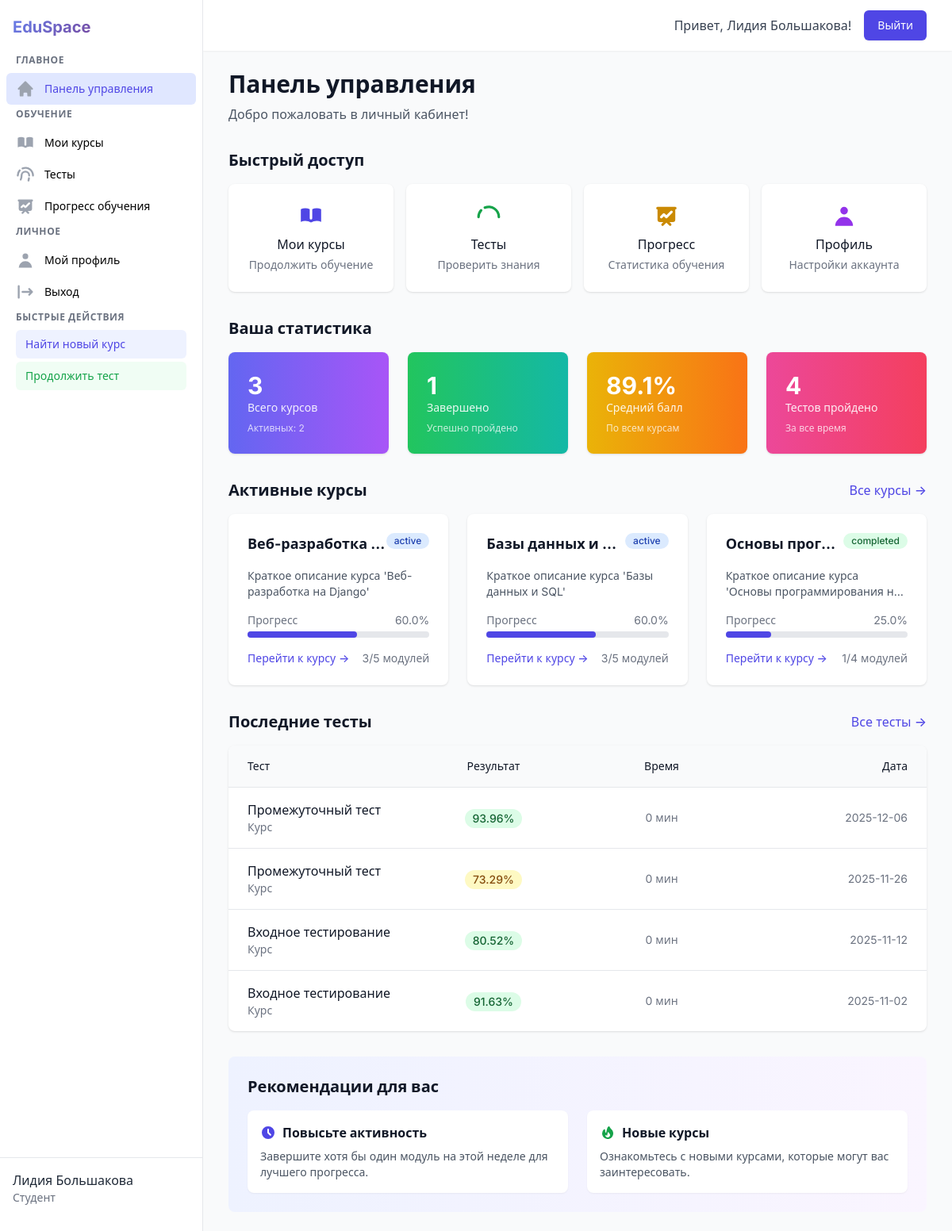
Screenshot of /student/dashboard (signed in) with the database file from the repository.
### tables this page shows
CREATE TABLE courses (
            id TEXT PRIMARY KEY,
            title TEXT NOT NULL,
            short_description TEXT,
            description TEXT,
            author_id TEXT NOT NULL,
            start_date TIMESTAMP,
            end_date TIMESTAMP,
            is_active BOOLEAN DEFAULT 1,
            created_at TIMESTAMP DEFAULT CURRENT_TIMESTAMP,
            FOREIGN KEY (author_id) REFERENCES users(id)
        );

CREATE TABLE progress_courses (
            id TEXT PRIMARY KEY,
            user_id TEXT NOT NULL,
            course_id TEXT NOT NULL,
            enrolled_at TIMESTAMP DEFAULT CURRENT_TIMESTAMP,
            status TEXT DEFAULT 'active',
            progress_percent REAL DEFAULT 0.0,
            final_score REAL,
            finished_at TIMESTAMP,
            FOREIGN KEY (user_id) REFERENCES users(id),
            FOREIGN KEY (course_id) REFERENCES courses(id)
        );

CREATE TABLE test_results (
                id TEXT PRIMARY KEY,
                user_id TEXT NOT NULL,
                test_id TEXT NOT NULL,
                score REAL NOT NULL,
                max_score REAL NOT NULL,
                started_at TIMESTAMP NOT NULL,
                finished_at TIMESTAMP,  -- Может быть NULL!
                duration_sec INTEGER NOT NULL,
                created_at TIMESTAMP DEFAULT CURRENT_TIMESTAMP,
                FOREIGN KEY (user_id) REFERENCES users(id),
                FOREIGN KEY (test_id) REFERENCES tests(id)
            );

CREATE TABLE tests (
            id TEXT PRIMARY KEY,
            module_id TEXT,
            course_id TEXT,
            title TEXT NOT NULL,
            description TEXT,
            time_limit INTEGER,
            max_score INTEGER DEFAULT 100,
            created_at TIMESTAMP DEFAULT CURRENT_TIMESTAMP,
            FOREIGN KEY (module_id) REFERENCES modules(id),
            FOREIGN KEY (course_id) REFERENCES courses(id)
        );

### app.py (the view)
@app.route('/student/dashboard')
@login_required
@role_required('student')
def student_dashboard():
    user_id = session.get('user_id')
    courses = course_service.get_student_courses(user_id)
    user_stats = auth_service.get_user_statistics(user_id)
    test_analytics = test_service.get_test_analytics(user_id)
    all_results = test_service.get_test_results_for_student(user_id)
    from database.models import Course
    course_model = Course(auth_service.db)
    tests_by_course = {}
    for result in all_results:
        course_id = result.get('course_id')
        if not course_id:
            continue
        if course_id not in tests_by_course:
            course = course_model.get_by_id(course_id)
            tests_by_course[course_id] = {
                'course_title': course.title if course else 'Неизвестный курс',
                'tests': []
            }
        tests_by_course[course_id]['tests'].append(result)
    return render_template('student/dashboard.html',
                           courses=courses,
                           user_stats=user_stats,
                           test_analytics=test_analytics,
                           tests_by_course=tests_by_course,
                           user_name=session.get('user_name'))

### app.py (called while the page is built)
def login_required(f):
    @wraps(f)
    def decorated_function(*args, **kwargs):
        if 'user_id' not in session:
            flash('Требуется авторизация', 'warning')
            return redirect(url_for('login'))
        return f(*args, **kwargs)
    return decorated_function

def role_required(required_role):
    def decorator(f):
        @wraps(f)
        def decorated_function(*args, **kwargs):
            if 'user_id' not in session:
                flash('Требуется авторизация', 'warning')
                return redirect(url_for('login'))
            if session.get('user_role') != required_role:
                flash('Доступ запрещен', 'danger')
                return redirect(url_for('index'))
            return f(*args, **kwargs)
        return decorated_function
    return decorator

### database/models.py (called while the page is built)
    def get_connection(self):
        return sqlite3.connect(self.db_path)

    def execute_query(self, query: str, params: tuple = (), fetch_one: bool = False):
        conn = self.get_connection()
        conn.row_factory = sqlite3.Row  # Для получения результатов в виде словаря
        cursor = conn.cursor()
        try:
            cursor.execute(query, params)
            conn.commit()
            if fetch_one:
                result = cursor.fetchone()
                return dict(result) if result else None
            else:
                results = cursor.fetchall()
                return [dict(row) for row in results]
        except Exception as e:
            conn.rollback()
            raise e
        finally:
            conn.close()

    @classmethod
    def from_dict(cls, data: dict, db: DatabaseConnection = None):
        instance = cls(db) if db else cls(None)
        for key, value in data.items():
            if hasattr(instance, key):
                if key in ['created_at', 'enrolled_at', 'started_at', 'finished_at',
                           'start_date', 'end_date'] and value:
                    try:
                        value = datetime.fromisoformat(value)
                    except:
                        pass
                setattr(instance, key, value)
        return instance

    def get_by_id(self, user_id: str) -> Optional['User']:
        query = "SELECT * FROM users WHERE id = ?"
        result = self.db.execute_query(query, (user_id,), fetch_one=True)
        if result:
            return self.from_dict(result, self.db)
        return None

### templates/student/dashboard.html (shortened to what this page needs)
{% extends "student/base.html" %}
{% block content %}
<div class="fade-in">
    <div class="mb-8">
        <h1 class="text-3xl font-bold text-gray-900">Панель управления</h1>
        <p class="mt-2 text-gray-600">Добро пожаловать в личный кабинет!</p>
    </div>
    <div class="mb-8">
        <h2 class="text-xl font-bold text-gray-900 mb-4">Быстрый доступ</h2>
        <div class="grid grid-cols-1 md:grid-cols-2 lg:grid-cols-4 gap-4">
            <a href="{{ url_for('student_courses') }}" class="bg-white rounded-lg shadow p-6 text-center hover:shadow-lg transition-shadow duration-200">
                <div class="text-indigo-600 mb-2">
                </div>
                <h3 class="font-medium text-gray-900">Мои курсы</h3>
                <p class="text-sm text-gray-500 mt-1">Продолжить обучение</p>
            </a>
            <a href="{{ url_for('student_tests') }}" class="bg-white rounded-lg shadow p-6 text-center hover:shadow-lg transition-shadow duration-200">
                <div class="text-green-600 mb-2">
                    <svg class="h-8 w-8 mx-auto" fill="currentColor" viewBox="0 0 20 20">
                        <path fill-rule="evenodd" d="M6.625 2.655A9 9 0 0119 11a1 1 0 11-2 0 7 7 0 00-9.625-6.492 1 1 0 11-.75-1.853zM4.662 4.959A1 1 0 014.75 6.37 6.97 6.97 0 003 11a1 1 0 11-2 0 8.97 8.97 0 012.25-5.953 1 1 0 011.412-.088z" clip-rule="evenodd" />
                    </svg>
                </div>
                <h3 class="font-medium text-gray-900">Тесты</h3>
                <p class="text-sm text-gray-500 mt-1">Проверить знания</p>
            </a>
            <a href="{{ url_for('student_progress') }}" class="bg-white rounded-lg shadow p-6 text-center hover:shadow-lg transition-shadow duration-200">
                <div class="text-yellow-600 mb-2">
                </div>
                <h3 class="font-medium text-gray-900">Прогресс</h3>
                <p class="text-sm text-gray-500 mt-1">Статистика обучения</p>
            </a>
            <a href="{{ url_for('student_profile') }}" class="bg-white rounded-lg shadow p-6 text-center hover:shadow-lg transition-shadow duration-200">
                <div class="text-purple-600 mb-2">
                    <svg class="h-8 w-8 mx-auto" fill="currentColor" viewBox="0 0 20 20">
                        <path fill-rule="evenodd" d="M10 9a3 3 0 100-6 3 3 0 000 6zm-7 9a7 7 0 1114 0H3z" clip-rule="evenodd" />
                    </svg>
                </div>
                <h3 class="font-medium text-gray-900">Профиль</h3>
                <p class="text-sm text-gray-500 mt-1">Настройки аккаунта</p>
            </a>
        </div>
    </div>
{% if user_stats %}
<div class="mb-8">
    <h2 class="text-xl font-bold text-gray-900 mb-4">Ваша статистика</h2>
    <div class="grid grid-cols-1 md:grid-cols-2 lg:grid-cols-4 gap-6">
        <div class="bg-gradient-to-r from-indigo-500 to-purple-500 rounded-lg shadow p-6 text-white">
            <div class="text-3xl font-bold">{{ user_stats.courses.total }}</div>
            <div class="text-sm font-medium opacity-90">Всего курсов</div>
            <div class="mt-2 text-xs opacity-75">
                Активных: {{ user_stats.courses.active }}
            </div>
        </div>
        <div class="bg-gradient-to-r from-green-500 to-teal-500 rounded-lg shadow p-6 text-white">
            <div class="text-3xl font-bold">{{ user_stats.courses.completed }}</div>
            <div class="text-sm font-medium opacity-90">Завершено</div>
            <div class="mt-2 text-xs opacity-75">
                Успешно пройдено
            </div>
        </div>
        <div class="bg-gradient-to-r from-yellow-500 to-orange-500 rounded-lg shadow p-6 text-white">
            <div class="text-3xl font-bold">{{ user_stats.average_score|round(1) }}%</div>
            <div class="text-sm font-medium opacity-90">Средний балл</div>
            <div class="mt-2 text-xs opacity-75">
                По всем курсам
            </div>
        </div>
        <div class="bg-gradient-to-r from-pink-500 to-rose-500 rounded-lg shadow p-6 text-white">
            <div class="text-3xl font-bold">
                {% if test_analytics %}{{ test_analytics.stats.total_tests_taken }}{% else %}0{% endif %}
            </div>
            <div class="text-sm font-medium opacity-90">Тестов пройдено</div>
            <div class="mt-2 text-xs opacity-75">
                За все время
            </div>
        </div>
    </div>
</div>
{% endif %}
    {% if courses %}
    <div class="mb-8">
        <div class="flex justify-between items-center mb-4">
            <h2 class="text-xl font-bold text-gray-900">Активные курсы</h2>
            <a href="{{ url_for('student_courses') }}" class="text-indigo-600 hover:text-indigo-800 font-medium">Все курсы →</a>
        </div>
        <div class="grid grid-cols-1 md:grid-cols-2 lg:grid-cols-3 gap-6">
            {% for course_data in courses[:3] %}
            <div class="bg-white rounded-lg shadow overflow-hidden card-hover">
                <div class="p-6">
                    <div class="flex justify-between items-start mb-4">
                        <h3 class="text-lg font-bold text-gray-900 truncate">{{ course_data.course.title }}</h3>
                        <span class="inline-flex items-center px-2.5 py-0.5 rounded-full text-xs font-medium {% if course_data.progress.status == 'completed' %}bg-green-100 text-green-800{% elif course_data.progress.status == 'active' %}bg-blue-100 text-blue-800{% else %}bg-yellow-100 text-yellow-800{% endif %}">
                            {{ course_data.progress.status }}
                        </span>
                    </div>
                    <p class="text-gray-600 text-sm mb-4 line-clamp-2">{{ course_data.course.short_description }}</p>
                    <div class="mb-4">
                        <div class="flex justify-between text-sm text-gray-500 mb-1">
                            <span>Прогресс</span>
                            <span>{{ course_data.progress.progress_percent|round(1) }}%</span>
                        </div>
                        <div class="w-full bg-gray-200 rounded-full h-2">
                            <div class="bg-indigo-600 h-2 rounded-full progress-animate" style="width: {{ course_data.progress.progress_percent }}%"></div>
                        </div>
                    </div>
                    <div class="flex justify-between items-center">
                        <a href="{{ url_for('student_course_detail', course_id=course_data.course.id) }}" class="text-indigo-600 hover:text-indigo-800 text-sm font-medium">
                            Перейти к курсу →
                        </a>
                        {% if course_data.stats %}
                        <span class="text-sm text-gray-500">{{ course_data.stats.completed_modules }}/{{ course_data.stats.total_modules }} модулей</span>
                        {% endif %}
                    </div>
                </div>
            </div>
            {% endfor %}
        </div>
    </div>
    {% endif %}
{% if test_analytics and test_analytics.recent_results|length > 0 %}
<div class="mb-8">
    <div class="flex justify-between items-center mb-4">
        <h2 class="text-xl font-bold text-gray-900">Последние тесты</h2>
        <a href="{{ url_for('student_tests') }}" class="text-indigo-600 hover:text-indigo-800 font-medium">Все тесты →</a>
    </div>
    <div class="bg-white rounded-lg shadow overflow-hidden">
        <div class="px-6 py-4 bg-gray-50 border-b">
            <div class="grid grid-cols-4 gap-4 text-sm font-medium text-gray-900">
                <div>Тест</div>
                <div class="text-center">Результат</div>
                <div class="text-center">Время</div>
                <div class="text-right">Дата</div>
            </div>
        </div>
        <div class="divide-y divide-gray-200">
            {% for test in test_analytics.recent_results %}
            <div class="px-6 py-4 hover:bg-gray-50 transition-colors">
                <div class="grid grid-cols-4 gap-4 items-center">
                    <div>
                        <div class="font-medium text-gray-900">{{ test.test_title }}</div>
                        <div class="text-sm text-gray-500 truncate">Курс</div>
                    </div>
                    <div class="text-center">
                        <span class="inline-flex items-center px-2.5 py-0.5 rounded-full text-sm font-medium {% if test.percentage >= 80 %}bg-green-100 text-green-800{% elif test.percentage >= 60 %}bg-yellow-100 text-yellow-800{% else %}bg-red-100 text-red-800{% endif %}">
                            {{ test.percentage }}%
                        </span>
                    </div>
                    <div class="text-center text-sm text-gray-500">
                        {{ (test.duration_sec // 60) if test.duration_sec else 0 }} мин
                    </div>
                    <div class="text-right text-sm text-gray-500">
                        {{ test.finished_at[:10] if test.finished_at else '' }}
                    </div>
                </div>
            </div>
            {% endfor %}
        </div>
    </div>
</div>
{% endif %}
    <div class="bg-gradient-to-r from-indigo-50 to-purple-50 rounded-lg p-6">
        <h3 class="text-xl font-bold text-gray-900 mb-4">Рекомендации для вас</h3>
        <div class="grid grid-cols-1 md:grid-cols-2 gap-6">
            <div class="bg-white rounded-lg p-4 shadow-sm">
                <div class="flex items-center mb-2">
                    <svg class="h-5 w-5 text-indigo-600 mr-2" fill="currentColor" viewBox="0 0 20 20">
                        <path fill-rule="evenodd" d="M10 18a8 8 0 100-16 8 8 0 000 16zm1-12a1 1 0 10-2 0v4a1 1 0 00.293.707l2.828 2.829a1 1 0 101.415-1.415L11 9.586V6z" clip-rule="evenodd"/>
                    </svg>
                    <h4 class="font-bold text-gray-900">Повысьте активность</h4>
                </div>
                <p class="text-gray-600 text-sm">Завершите хотя бы один модуль на этой неделе для лучшего прогресса.</p>
            </div>
            <div class="bg-white rounded-lg p-4 shadow-sm">
                <div class="flex items-center mb-2">
                    <h4 class="font-bold text-gray-900">Новые курсы</h4>
                </div>
                <p class="text-gray-600 text-sm">Ознакомьтесь с новыми курсами, которые могут вас заинтересовать.</p>
            </div>
        </div>
    </div>
</div>
{% endblock %}

### templates/student/base.html (style rules this page uses)
* { box-sizing: border-box; }
body { font-family: 'Inter', system-ui, -apple-system, sans-serif; }
.fade-in { animation: fadeIn 0.5s ease-out forwards; }
.card-hover { transition: all 0.3s cubic-bezier(0.4, 0, 0.2, 1); }
.progress-animate { transition: width 1s ease-out; }

### rows the page displays
courses: course "Веб-разработка…", course.short_description "Краткое описание курса 'Веб-разработка на Django'"
progress_courses: progress.status "active"
courses: course "Базы данных и…", course.short_description "Краткое описание курса 'Базы данных и SQL'"
progress_courses: progress.status "active"
courses: course "Основы прог…", course.short_description "Краткое описание курса 'Основы программирования…"
progress_courses: progress.status "completed"
test_results: test_title "Промежуточный тест", percentage "93.96", duration_sec "0", finished_at "2025-12-06"
test_results: test_title "Промежуточный тест", percentage "73.29", duration_sec "0", finished_at "2025-11-26"
test_results: test_title "Входное тестирование", percentage "80.52", duration_sec "0", finished_at "2025-11-12"
test_results: test_title "Входное тестирование", percentage "91.63", duration_sec "0", finished_at "2025-11-02"

### other values shown
{{ user_name }} "Лидия Большакова"
{{ user_stats.courses.total }} "3"
{{ user_stats.courses.active }} "2"
{{ user_stats.courses.completed }} "1"
{{ user_stats.average_score|round(1) }} "89.1"
{{ test_analytics.stats.total_tests_taken }} "4"
{{ course_data.progress.progress_percent|round(1) }} "60.0" "60.0" "25.0"
{{ course_data.stats.completed_modules }} "3" "3" "1"
{{ course_data.stats.total_modules }} "5" "5" "4"
